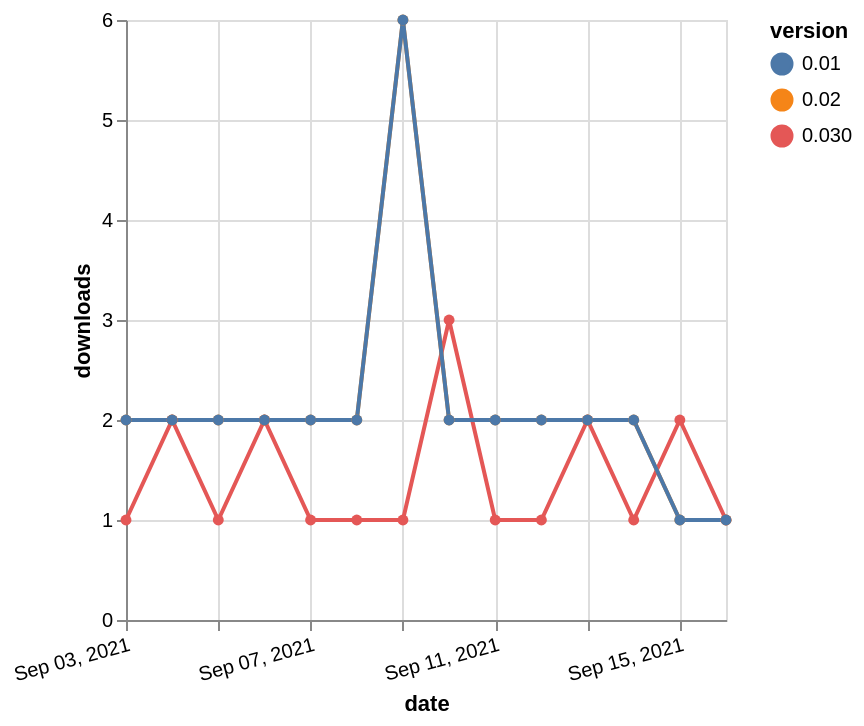

Specify this chart in Vega-Lite:
### Vega-Lite specification from a JSON file in a GitHub repository (floating-point values rounded to 4 significant figures)
{"$schema": "https://vega.github.io/schema/vega-lite/v5.json", "description": "A simple bar chart with embedded data.", "data": {"values": [{"date": "2021-09-03", "total": 195, "delta": 1, "version": "0.030"}, {"date": "2021-09-04", "total": 197, "delta": 2, "version": "0.030"}, {"date": "2021-09-05", "total": 198, "delta": 1, "version": "0.030"}, {"date": "2021-09-06", "total": 200, "delta": 2, "version": "0.030"}, {"date": "2021-09-07", "total": 201, "delta": 1, "version": "0.030"}, {"date": "2021-09-08", "total": 202, "delta": 1, "version": "0.030"}, {"date": "2021-09-09", "total": 203, "delta": 1, "version": "0.030"}, {"date": "2021-09-10", "total": 206, "delta": 3, "version": "0.030"}, {"date": "2021-09-11", "total": 207, "delta": 1, "version": "0.030"}, {"date": "2021-09-12", "total": 208, "delta": 1, "version": "0.030"}, {"date": "2021-09-13", "total": 210, "delta": 2, "version": "0.030"}, {"date": "2021-09-14", "total": 211, "delta": 1, "version": "0.030"}, {"date": "2021-09-15", "total": 213, "delta": 2, "version": "0.030"}, {"date": "2021-09-16", "total": 214, "delta": 1, "version": "0.030"}, {"date": "2021-09-03", "total": 2272, "delta": 2, "version": "0.02"}, {"date": "2021-09-04", "total": 2274, "delta": 2, "version": "0.02"}, {"date": "2021-09-05", "total": 2276, "delta": 2, "version": "0.02"}, {"date": "2021-09-06", "total": 2278, "delta": 2, "version": "0.02"}, {"date": "2021-09-07", "total": 2280, "delta": 2, "version": "0.02"}, {"date": "2021-09-08", "total": 2282, "delta": 2, "version": "0.02"}, {"date": "2021-09-09", "total": 2288, "delta": 6, "version": "0.02"}, {"date": "2021-09-10", "total": 2290, "delta": 2, "version": "0.02"}, {"date": "2021-09-11", "total": 2292, "delta": 2, "version": "0.02"}, {"date": "2021-09-12", "total": 2294, "delta": 2, "version": "0.02"}, {"date": "2021-09-13", "total": 2296, "delta": 2, "version": "0.02"}, {"date": "2021-09-14", "total": 2298, "delta": 2, "version": "0.02"}, {"date": "2021-09-15", "total": 2299, "delta": 1, "version": "0.02"}, {"date": "2021-09-16", "total": 2300, "delta": 1, "version": "0.02"}, {"date": "2021-09-03", "total": 3014, "delta": 2, "version": "0.01"}, {"date": "2021-09-04", "total": 3016, "delta": 2, "version": "0.01"}, {"date": "2021-09-05", "total": 3018, "delta": 2, "version": "0.01"}, {"date": "2021-09-06", "total": 3020, "delta": 2, "version": "0.01"}, {"date": "2021-09-07", "total": 3022, "delta": 2, "version": "0.01"}, {"date": "2021-09-08", "total": 3024, "delta": 2, "version": "0.01"}, {"date": "2021-09-09", "total": 3030, "delta": 6, "version": "0.01"}, {"date": "2021-09-10", "total": 3032, "delta": 2, "version": "0.01"}, {"date": "2021-09-11", "total": 3034, "delta": 2, "version": "0.01"}, {"date": "2021-09-12", "total": 3036, "delta": 2, "version": "0.01"}, {"date": "2021-09-13", "total": 3038, "delta": 2, "version": "0.01"}, {"date": "2021-09-14", "total": 3040, "delta": 2, "version": "0.01"}, {"date": "2021-09-15", "total": 3041, "delta": 1, "version": "0.01"}, {"date": "2021-09-16", "total": 3042, "delta": 1, "version": "0.01"}]}, "width": "container", "mark": {"type": "line", "point": {"filled": true}}, "encoding": {"x": {"field": "date", "type": "temporal", "timeUnit": "yearmonthdate", "title": "date", "axis": {"labelAngle": -15}}, "y": {"field": "delta", "type": "quantitative", "title": "downloads"}, "color": {"field": "version", "type": "nominal"}, "tooltip": {"field": "delta"}}}
